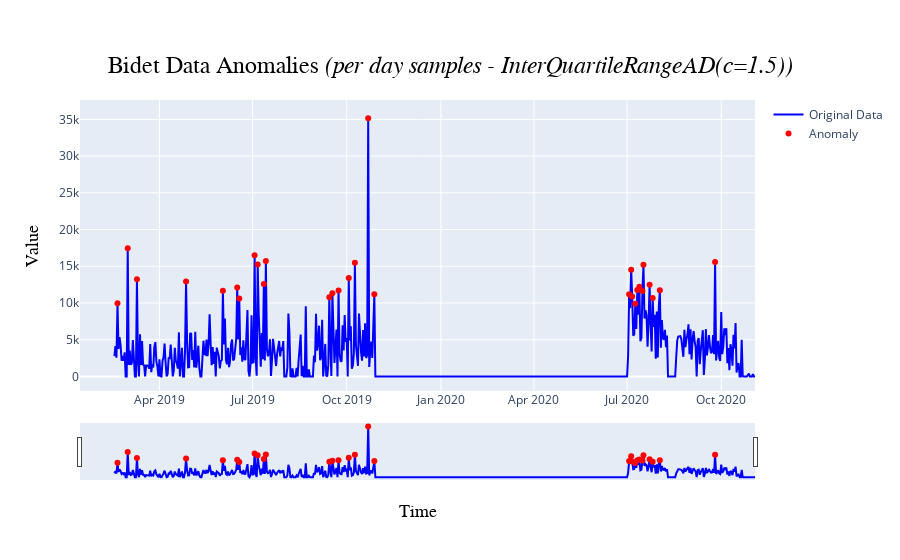

Here is the notebook cell this chart was saved with:
### Markdown cell above
##### A.2.1 Per day samples - *InterQuartileRangeAD*

### Code cell
data = bidet_df_interpolated.resample('D').sum()
c = 1.5
plot_title = f'Bidet Data Anomalies <i>(per day samples - InterQuartileRangeAD(c={c}))</i>'
plot_name = 'Bidet/Bidet Data Anomalies (per day samples - InterQuartileRangeAD)'

[bidet_D_IQR_ano, bidet_D_IQR_ano_val, bidet_D_IQR_ano_plot], bidet_D_IQR_model = ad_InterQuartileRangeAD(validate_series(data), c=c, plot_title=plot_title, plot_name=plot_name)

bidet_D_IQR_ano_plot.show()

### Figure 1 — Plotly figure (JSON) as saved in the notebook; plotly's stock layout.template omitted (floating-point values rounded to 4 significant figures; data arrays with more than 128 entries replaced by an {"elided": "..."} marker saying what was removed)
{"data": [{"line": {"color": "blue"}, "mode": "lines", "name": "Original Data", "type": "scatter", "x": {"elided": "627 str values"}, "y": {"elided": "627 float values"}}, {"marker": {"color": "red", "size": 6}, "mode": "markers", "name": "Anomaly", "type": "scatter", "x": ["2019-02-19T00:00:00", "2019-03-01T00:00:00", "2019-03-10T00:00:00", "2019-04-27T00:00:00", "2019-06-02T00:00:00", "2019-06-16T00:00:00", "2019-06-18T00:00:00", "2019-07-03T00:00:00", "2019-07-06T00:00:00", "2019-07-12T00:00:00", "2019-07-14T00:00:00", "2019-09-14T00:00:00", "2019-09-17T00:00:00", "2019-09-23T00:00:00", "2019-10-03T00:00:00", "2019-10-09T00:00:00", "2019-10-22T00:00:00", "2019-10-28T00:00:00", "2020-07-03T00:00:00", "2020-07-05T00:00:00", "2020-07-06T00:00:00", "2020-07-09T00:00:00", "2020-07-11T00:00:00", "2020-07-13T00:00:00", "2020-07-16T00:00:00", "2020-07-17T00:00:00", "2020-07-23T00:00:00", "2020-07-26T00:00:00", "2020-08-02T00:00:00", "2020-09-25T00:00:00"], "y": [9958, 17450.0, 13235, 12920.0, 11665, 12110.0, 10615, 16501, 15230.0, 12600.0, 15700.0, 10770.0, 11330.0, 11720.0, 13410, 15490.0, 35147, 11190.0, 11180.0, 14533, 10885, 9910.0, 11760.0, 12210.0, 11640.0, 15200.0, 12469, 10665, 11739, 15569]}], "layout": {"title": {"font": {"color": "black", "family": "Arial, bold", "size": 24}, "text": "Bidet Data Anomalies <i>(per day samples - InterQuartileRangeAD(c=1.5))</i>", "x": 0.5, "xanchor": "center", "y": 0.9, "yanchor": "top"}, "xaxis": {"rangeslider": {"visible": true}, "title": {"font": {"color": "black", "family": "Arial, bold", "size": 18}, "text": "Time"}}, "yaxis": {"title": {"font": {"color": "black", "family": "Arial, bold", "size": 18}, "text": "Value"}}}}
